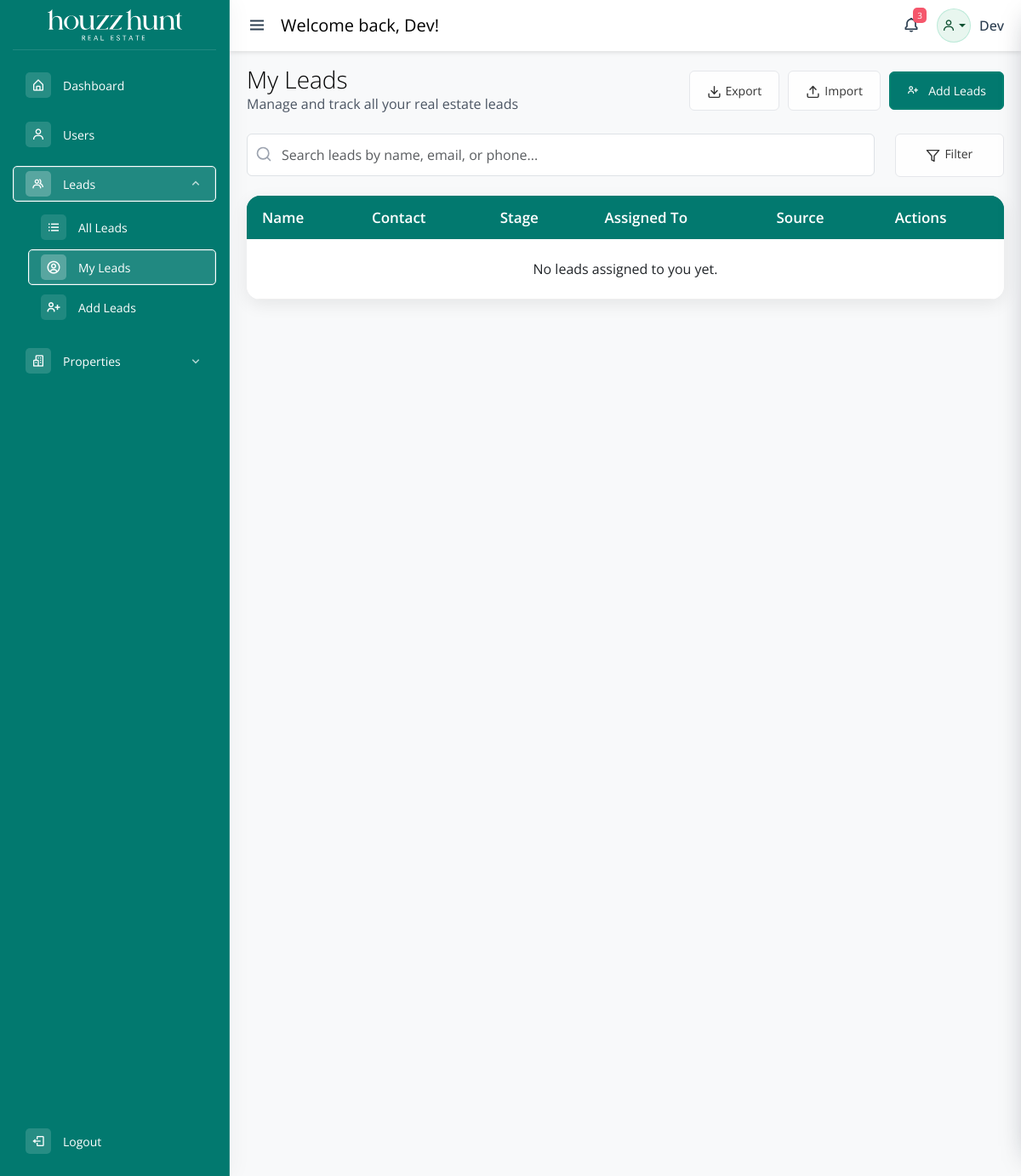
/my-leads.php (signed in), run on an earlier commit of the app's database.
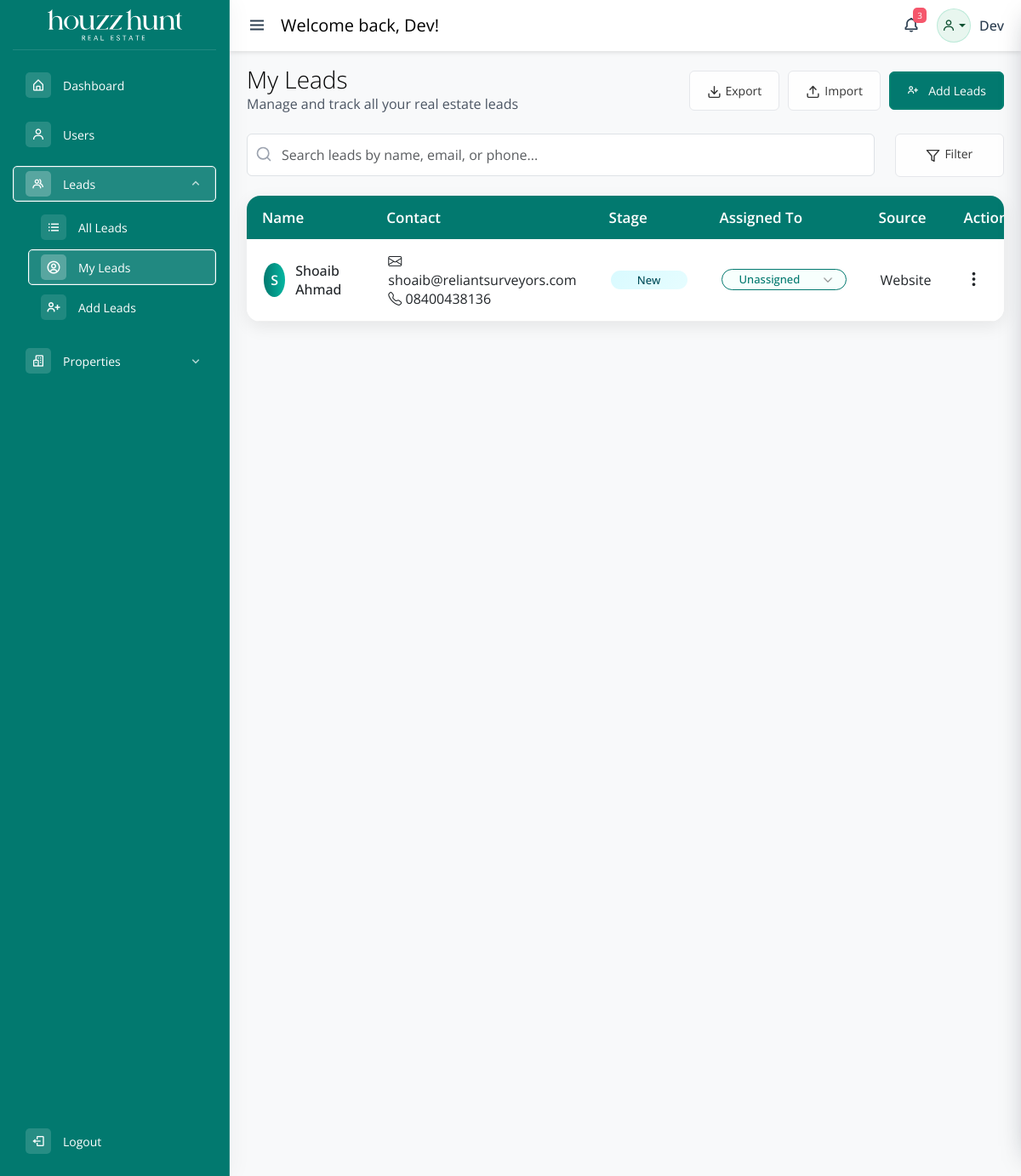
And on a later commit of the database.
### tables this page shows
CREATE TABLE `all_leads` (
  `id` int(10) UNSIGNED NOT NULL,
  `stage` varchar(50) DEFAULT NULL,
  `rating` varchar(50) DEFAULT NULL,
  `assigned_to` varchar(255) DEFAULT NULL,
  `source` varchar(100) DEFAULT NULL,
  `name` varchar(255) DEFAULT NULL,
  `phone` varchar(50) DEFAULT NULL,
  `email` varchar(255) DEFAULT NULL,
  `alternate_phone` varchar(50) DEFAULT NULL,
  `nationality` varchar(100) DEFAULT NULL,
  `interested_in` varchar(100) DEFAULT NULL,
  `property_type` varchar(100) DEFAULT NULL,
  `location_preferences` varchar(255) DEFAULT NULL,
  `budget_range` varchar(100) DEFAULT NULL,
  `size_required` varchar(100) DEFAULT NULL,
  `purpose` varchar(255) DEFAULT NULL,
  `urgency` varchar(100) DEFAULT NULL,
  `alternate_email` varchar(255) DEFAULT NULL,
  `payout_received` tinyint(1) NOT NULL DEFAULT 0,
  `created_by` int(10) UNSIGNED DEFAULT NULL,
  `created_by_name` varchar(255) DEFAULT NULL,
  `created_at` timestamp NOT NULL DEFAULT current_timestamp()
);

### my-leads.php (the view, shortened to what the rows shown need)
<?php
require_once __DIR__ . '/includes/config.php';
function normalize_assignee_label(?string $value): string
{
    $trimmed = trim((string) $value);
    return function_exists('mb_strtolower')
        ? mb_strtolower($trimmed, 'UTF-8')
        : strtolower($trimmed);
}
function format_lead_stage(?string $rawStage): string
{
    $parts = array_filter(array_map('trim', explode(',', $rawStage)), static function ($part) {
        return $part !== '';
    });
    if (!empty($parts)) {
        $firstPart = (string) array_shift($parts);
        $firstPart = trim($firstPart, " \t\n\r\0\x0B\"'[]");
        if ($firstPart !== '') {
            return $firstPart;
        }
    }
    $cleaned = trim($rawStage, " \t\n\r\0\x0B\"[]");
    return $cleaned !== '' ? $cleaned : 'New';
}
function stage_badge_class(string $stage): string
{
    $slug = strtolower(preg_replace('/[^a-z0-9]+/i', '-', $stage));
    return $slug !== '' ? $slug : 'new';
}
function fetch_lead_activities(mysqli $mysqli, array $leadIds): array
{
    $activities = [];
    return $activities;
}
function lead_avatar_initial(string $name): string
{
    if (function_exists('mb_substr')) {
        return strtoupper(mb_substr($name, 0, 1, 'UTF-8'));
    }
    return strtoupper(substr($name, 0, 1));
}
function build_lead_payload(array $lead, array $relatedActivities = []): array
{
    $leadName = trim($lead['name'] ?? '') !== '' ? $lead['name'] : 'Unnamed Lead';
    $stageLabel = format_lead_stage($lead['stage'] ?? '');
    $stageClass = stage_badge_class($stageLabel);
    $leadEmail = trim((string) ($lead['email'] ?? ''));
    $leadPhone = trim((string) ($lead['phone'] ?? ''));
    $assignedTo = trim((string) ($lead['assigned_to'] ?? ''));
    $createdAtRaw = $lead['created_at'] ?? null;
    $createdAtDisplay = '—';
    if ($createdAtRaw) {
        $createdTimestamp = strtotime((string) $createdAtRaw);
        if ($createdTimestamp !== false) {
            $createdAtDisplay = date('M d, Y g:i A', $createdTimestamp);
        }
    }
    $leadTags = array_values(array_filter(array_map('trim', [
        $lead['purpose'] ?? '',
        $lead['urgency'] ?? '',
        $lead['size_required'] ?? '',
    ]), static function ($tag) {
        return $tag !== '';
    }));
    $existingHistory = [];
    $historyEntries = $existingHistory;
    $historyDescriptions = array_map(static function ($entry) {
        return isset($entry['description']) ? trim((string) $entry['description']) : '';
    }, $historyEntries);
    if ($stageLabel !== '') {
        $stageDescription = 'Stage set to ' . $stageLabel;
        if (!in_array($stageDescription, $historyDescriptions, true)) {
            $historyEntries[] = [
                'description' => $stageDescription,
                'timestamp' => $createdAtDisplay,
            ];
        }
    }
    if ($assignedTo !== '') {
        $assignmentDescription = 'Assigned to ' . $assignedTo;
        if (!in_array($assignmentDescription, $historyDescriptions, true)) {
            $historyEntries[] = [
                'description' => $assignmentDescription,
                'timestamp' => $createdAtDisplay,
            ];
        }
    }
    if (!in_array('Lead created', $historyDescriptions, true)) {
        $historyEntries[] = [
            'description' => 'Lead created',
            'timestamp' => $createdAtDisplay,
        ];
    }
    $existingRemarks = [];
    $existingFiles = [];
    return [
        'id' => isset($lead['id']) ? (int) $lead['id'] : null,
        'name' => $leadName,
        'stage' => $stageLabel,
        'stageClass' => $stageClass,
        'rating' => trim((string) ($lead['rating'] ?? '')),
        'phone' => $leadPhone,
        'alternatePhone' => trim((string) ($lead['alternate_phone'] ?? '')),
        'email' => $leadEmail,
        'alternateEmail' => trim((string) ($lead['alternate_email'] ?? '')),
        'nationality' => trim((string) ($lead['nationality'] ?? '')),
        'locationPreferences' => trim((string) ($lead['location_preferences'] ?? '')),
        'propertyType' => trim((string) ($lead['property_type'] ?? '')),
        'interestedIn' => trim((string) ($lead['interested_in'] ?? '')),
        'budgetRange' => trim((string) ($lead['budget_range'] ?? '')),
        'moveInTimeline' => trim((string) ($lead['urgency'] ?? '')),
        'propertiesInterestedIn' => trim((string) ($lead['location_preferences'] ?? '')),
        'purpose' => trim((string) ($lead['purpose'] ?? '')),
        'sizeRequired' => trim((string) ($lead['size_required'] ?? '')),
        'source' => trim((string) ($lead['source'] ?? '')) !== '' ? trim((string) ($lead['source'] ?? '')) : '—',
        'assignedTo' => $assignedTo,
        'createdAt' => $createdAtRaw,
        'createdAtDisplay' => $createdAtDisplay,
        'tags' => $leadTags,
        'remarks' => $existingRemarks,
        'files' => $existingFiles,
        'history' => $historyEntries,
        'avatarInitial' => lead_avatar_initial($leadName),
    ];
}
$currentUserRole = trim((string) ($_SESSION['role'] ?? ''));
$leadsById = [];
$leadQueryError = '';
$roleLikePatterns = [];
if ($currentUserRole !== '') {
    $normalizedRole = normalize_assignee_label($currentUserRole);
    if ($normalizedRole !== '') {
        $roleLikePatterns[] = '%' . $normalizedRole . '%';
    }
}
if (!empty($roleLikePatterns)) {
    $roleLikePatterns = array_values(array_unique($roleLikePatterns));
    $likeFragments = implode(' OR ', array_fill(0, count($roleLikePatterns), 'LOWER(assigned_to) LIKE ?'));
    $sql = "SELECT * FROM all_leads WHERE assigned_to IS NOT NULL AND TRIM(assigned_to) <> '' AND ($likeFragments) AND created_by IS NOT NULL AND EXISTS (SELECT 1 FROM users WHERE users.id = all_leads.created_by) ORDER BY created_at DESC";
    $stmt = $mysqli->prepare($sql);
    if ($stmt instanceof mysqli_stmt) {
        $paramTypes = str_repeat('s', count($roleLikePatterns));
        $stmt->bind_param($paramTypes, ...$roleLikePatterns);
        if ($stmt->execute()) {
            $result = $stmt->get_result();
            if ($result instanceof mysqli_result) {
                while ($row = $result->fetch_assoc()) {
                    $leadId = (int) $row['id'];
                    if (!isset($leadsById[$leadId])) {
                        $leadsById[$leadId] = $row;
                    }
                }
            }
        }
    } elseif ($leadQueryError === '') {
        $leadQueryError = 'Unable to prepare the role-based lead lookup query. Please try again later.';
    }
}
$leads = array_values($leadsById);
$leadIds = array_filter(array_map(static function ($lead) {
    return isset($lead['id']) ? (int) $lead['id'] : 0;
}, $leads));
$leadActivities = !empty($leadIds) ? fetch_lead_activities($mysqli, $leadIds) : [];
include __DIR__ . '/includes/common-header.php';
?>
<div id="adminPanel">
    <main class="main-content">
        <form action="">
            <div class="allLeads">
                <div class="container-fluid p-0">
                    <div class="row align-items-center mb-4">
                        <div class="col-lg-5">
                            <h1 class="main-heading">My Leads</h1>
                        </div>
                    </div>
                </div>
            </div>
        </form>
        <div class="card lead-table-card">
            <div class="card-body p-0">
                <div class="table-responsive">
                    <table class="table table-hover align-middle mb-0 lead-table">
                        <thead>
                            <tr>
                                <th scope="col">Name</th>
                                <th scope="col">Contact</th>
                                <th scope="col">Stage</th>
                                <th scope="col">Assigned To</th>
                                <th scope="col">Source</th>
                                <th scope="col">Actions</th>
                            </tr>
                        </thead>
                        <tbody>
                            <?php if ($leadQueryError !== ''): ?>
                                <tr>
                                    <td colspan="6" class="text-center py-4 text-danger">
                                        <?php echo htmlspecialchars($leadQueryError); ?>
                                    </td>
                                </tr>
                            <?php elseif (empty($leads)): ?>
                                <tr>
                                    <td colspan="6" class="text-center py-4">No leads assigned to you yet.</td>
                                </tr>
                            <?php else: ?>
                                <?php foreach ($leads as $lead): ?>
                                    <?php
                                    $leadIdValue = isset($lead['id']) ? (int) $lead['id'] : 0;
                                    $leadRelated = $leadIdValue && isset($leadActivities[$leadIdValue]) ? $leadActivities[$leadIdValue] : [];
                                    $leadPayload = build_lead_payload($lead, $leadRelated);
                                    $leadJson = htmlspecialchars(json_encode($leadPayload, JSON_HEX_TAG | JSON_HEX_APOS | JSON_HEX_QUOT | JSON_HEX_AMP | JSON_UNESCAPED_UNICODE), ENT_QUOTES, 'UTF-8');
                                    $leadName = $leadPayload['name'];
                                    $leadEmail = $leadPayload['email'];
                                    $leadPhone = $leadPayload['phone'];
                                    $stageLabel = $leadPayload['stage'];
                                    $stageClass = $leadPayload['stageClass'];
                                    $sourceLabel = $leadPayload['source'];
                                    $avatarInitial = $leadPayload['avatarInitial'];
                                    ?>
                                    <tr class="lead-table-row" data-lead-json="<?php echo $leadJson; ?>" data-lead-id="<?php echo isset($leadPayload['id']) ? (int) $leadPayload['id'] : 0; ?>" data-lead-name="<?php echo htmlspecialchars($leadName); ?>" tabindex="0" role="button" aria-label="View details for <?php echo htmlspecialchars($leadName); ?>">
                                        <td>
                                            <div class="lead-info">
                                                <div class="avatar" data-lead-avatar><?php echo htmlspecialchars($avatarInitial); ?></div>
                                                <div><strong data-lead-name><?php echo htmlspecialchars($leadName); ?></strong></div>
                                            </div>
                                        </td>
                                        <td>
                                            <div class="contact-info" data-lead-contact>
                                                <?php if ($leadEmail !== ''): ?>
                                                    <span data-lead-contact-email><i class="bi bi-envelope"></i> <?php echo htmlspecialchars($leadEmail); ?></span>
                                                    <?php if ($leadPhone !== ''): ?><br><?php endif; ?>
                                                <?php endif; ?>
                                                <?php if ($leadPhone !== ''): ?>
                                                    <span data-lead-contact-phone><i class="bi bi-telephone"></i> <?php echo htmlspecialchars($leadPhone); ?></span>
                                                <?php endif; ?>
                                            </div>
                                        </td>
                                        <td data-lead-stage>
                                            <div class="stage-badge <?php echo htmlspecialchars($stageClass); ?>" data-lead-stage-pill><?php echo htmlspecialchars($stageLabel); ?></div>
                                        </td>
                                        <td>
                                            <div class="assigned-dropdown" data-prevent-lead-open>
                                                <select class="form-select assigned-select" data-lead-assigned-select>
                                                    <option value="">Unassigned</option>
                                                </select>
                                            </div>
                                        </td>
                                        <td data-lead-source><?php echo htmlspecialchars($sourceLabel); ?></td>
                                        <td>
                                            <div class="dropdown" data-prevent-lead-open>
                                                <button class="btn btn-link p-0 border-0 text-dark" type="button" data-bs-toggle="dropdown" aria-expanded="false">
                                                    <i class="bi bi-three-dots-vertical fs-5"></i>
                                                </button>
                                            </div>
                                        </td>
                                    </tr>
                                <?php endforeach; ?>
                            <?php endif; ?>
                        </tbody>
                    </table>
                </div>
            </div>
        </div>
    </main>
</div>
<?php include __DIR__ . '/includes/common-footer.php'; ?>

What changed in the data, as far as the page shows it:
now on this page (row edited): all_leads: avatarInitial "S", name "Shoaib Ahmad", email "shoaib@reliantsurveyors.com", phone "08400438136", stageLabel "New", source "Website"
Also different on the page:
text no longer shown: "No leads assigned to you yet."
